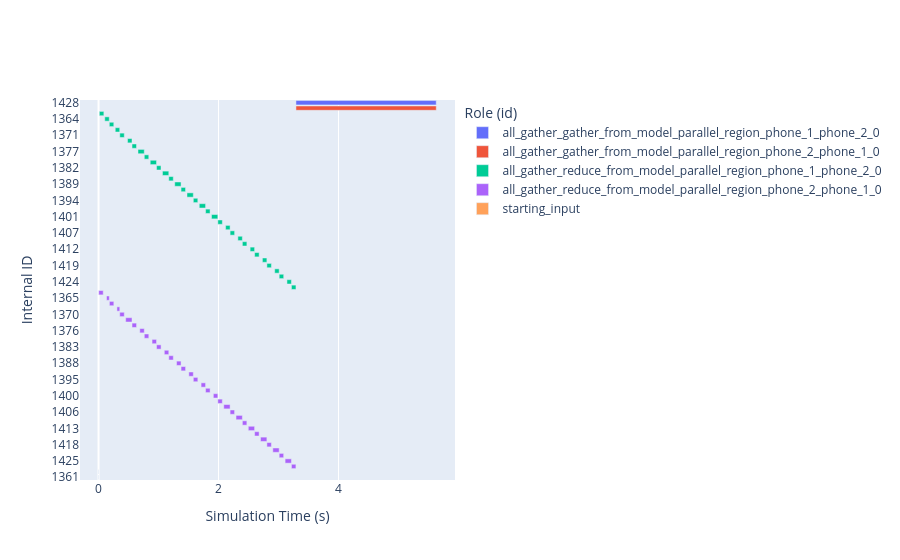

The notebook cell saved with this chart:
### Code cell
import json
import os
from typing import Dict, Any, List, Optional
import pandas as pd
from IPython.display import display

import plotly.express as px
import plotly.graph_objects as go

default_sample = """\
{"timestamp": 1759790081.822003, "device": "phone_2", "action": "idle", "time": 0.01679604311979629}
{"timestamp": 1759790081.822016, "time": 0.0799571066350519, "action": "transmit_end", "id": "all_gather_reduce_from_model_parallel_region_phone_1_phone_2_0", "internal_id": 1363, "duration": 0.07533652252252253}
{"timestamp": 1759790081.822017, "device": "phone_2", "action": "running", "time": 0.0799571066350519}
{"timestamp": 1759790081.846875, "time": 0.10479856463331555, "action": "transmit_start", "id": "all_gather_reduce_from_model_parallel_region_phone_2_phone_1_0", "internal_id": 1364, "size": 8286208.0}
{"timestamp": 1759790081.846889, "device": "phone_2", "action": "idle", "time": 0.1048207316385425}
{"timestamp": 1759790081.84691, "time": 0.09211773163821374, "action": "transmit_end", "id": "all_gather_reduce_from_model_parallel_region_phone_2_phone_1_0", "internal_id": 1362, "duration": 0.07533652252252253}
{"timestamp": 1759790081.846913, "device": "phone_1", "action": "running", "time": 0.09211773163821374}
{"timestamp": 1759790081.89344, "time": 0.13863189764794254, "action": "transmit_start", "id": "all_gather_reduce_from_model_parallel_region_phone_1_phone_2_0", "internal_id": 1365, "size": 8286208.0}
{"timestamp": 1759790081.8934531, "device": "phone_1", "action": "idle", "time": 0.1386457726371783}
{"timestamp": 1759790081.893468, "device": "phone_2", "action": "running", "time": 0.1048207316385425}
"""


def parse_src_dst(name: str) -> tuple[Optional[str], Optional[str]]:
    if not name:
        return None, None
    parts = name.split("_")
    try:
        idx = None
        for i in range(len(parts) - 1, -1, -1):
            if parts[i].isdigit():
                idx = i
                break
        if idx is None:
            return None, None

        def pop_name_num(j):
            if j - 1 >= 0 and parts[j - 1].isdigit() and j - 2 >= 0:
                return f"{parts[j - 2]}_{parts[j - 1]}", j - 2
            return parts[j - 1], j - 1

        dst, j = pop_name_num(idx)
        src, _ = pop_name_num(j)
        return src, dst
    except Exception:
        return None, None


def load_jsonl_or_sample(path: str) -> List[Dict[str, Any]]:
    events = []
    if os.path.exists(path):
        with open(path, "r") as f:
            for line in f:
                line = line.strip()
                if not line:
                    continue
                try:
                    events.append(json.loads(line))
                except json.JSONDecodeError:
                    continue
    if not events:
        events = [json.loads(line) for line in default_sample.strip().splitlines()]
    return events


events = load_jsonl_or_sample("../profile_out/event_log.jsonl")


starts: Dict[int, Dict[str, Any]] = {}
ends: Dict[int, Dict[str, Any]] = {}
meta: Dict[int, Dict[str, Any]] = {}

for ev in events:
    if not isinstance(ev, dict):
        continue
    action = ev.get("action", "")
    if not action.startswith("transmit_"):
        continue

    iid = ev.get("internal_id")
    if iid is None:
        continue

    if iid not in meta:
        meta[iid] = {}
    for k in ("id", "size"):
        if k in ev and k not in meta[iid]:
            meta[iid][k] = ev[k]

    if action == "transmit_start":
        starts[iid] = ev
    elif action == "transmit_end":
        ends[iid] = ev

rows = []
for iid, m in meta.items():
    s = starts.get(iid)
    e = ends.get(iid)

    name = m.get("id", f"internal_{iid}")
    size = m.get("size")
    src, dst = parse_src_dst(name)

    start_t = None
    end_t = None
    duration = None

    if s and "time" in s:
        start_t = float(s["time"])
    if e and "time" in e:
        end_t = float(e["time"])

    if s and "duration" in s:
        duration = float(s["duration"])
    if e and "duration" in e:
        duration = float(e["duration"])

    if start_t is not None and end_t is None and duration is not None:
        end_t = start_t + duration
    if end_t is not None and start_t is None and duration is not None:
        start_t = end_t - duration

    if (start_t is None or end_t is None) and e and ("time" in e) and ("duration" in e):
        end_t = float(e["time"])
        start_t = end_t - float(e["duration"])

    if start_t is None or end_t is None:
        continue

    rows.append(
        {
            "internal_id": iid,
            "name": name,
            "start": start_t,
            "end": end_t,
            "duration_s": end_t - start_t,
            "size_bytes": float(size) if size is not None else None,
            "src": src,
            "dst": dst,
        }
    )

df = pd.DataFrame(rows).sort_values(by=["start", "end", "internal_id"]).reset_index(drop=True)
df["internal_id_str"] = df["internal_id"].astype(str)
df["start"] = pd.to_numeric(df["start"], errors="coerce")
df["end"] = pd.to_numeric(df["end"], errors="coerce")

if df.empty:
    print("No intervals could be built from transmit events (need transmit_end with duration, or start+end pairs).")
else:
    fig = go.Figure()

    for name, dfg in df.groupby("name"):
        fig.add_bar(
            orientation="h",
            y=dfg["internal_id_str"],
            x=dfg["duration_s"],      # bar width = duration
            base=dfg["start"],        # bar start position
            name=name,
            hovertext=dfg.apply(
                lambda r: f"{r['name']}<br>ID:{r['internal_id']}<br>"
                        f"start:{r['start']:.6f}s <br>"
                        f"end:{r['end']:.6f}s<br>"
                        f"dur:{r['duration_s']:.6f}s <br>"
                        f"[src:{r['src']}] - [dst:{r['dst']}]<br>"
                        f"size: {r['size_bytes'] / 1024:.2f} KB" if r['size_bytes'] is not None else "size: N/A",
                axis=1,
            ),
            hoverinfo="text",
        )

    fig.update_yaxes(autorange="reversed", title="Internal ID")
    fig.update_xaxes(title="Simulation Time (s)", type="linear", rangeslider_visible=False)
    fig.update_layout(barmode="overlay", hovermode="closest", legend_title_text="Role (id)")
    display(fig)

### Figure 1 — Plotly figure (JSON) as saved in the notebook; plotly's stock layout.template omitted (floating-point values rounded to 4 significant figures)
{"data": [{"base": [3.29], "hoverinfo": "text", "hovertext": ["all_gather_gather_from_model_parallel_region_phone_1_phone_2_0<br>ID:1428<br>start:3.290174s <br>end:5.628010s<br>dur:2.337836s <br>[src:phone_1] - [dst:phone_2]<br>size: 253380.75 KB"], "name": "all_gather_gather_from_model_parallel_region_phone_1_phone_2_0", "orientation": "h", "type": "bar", "x": [2.338], "y": ["1428"]}, {"base": [3.291], "hoverinfo": "text", "hovertext": ["all_gather_gather_from_model_parallel_region_phone_2_phone_1_0<br>ID:1429<br>start:3.290508s <br>end:5.628355s<br>dur:2.337847s <br>[src:phone_2] - [dst:phone_1]<br>size: 253380.75 KB"], "name": "all_gather_gather_from_model_parallel_region_phone_2_phone_1_0", "orientation": "h", "type": "bar", "x": [2.338], "y": ["1429"]}, {"base": [0.01366, 0.1041, 0.1798, 0.2787, 0.3544, 0.4835, 0.5584, 0.6573, 0.7626, 0.8614, 0.967, 1.066, 1.171, 1.27, 1.375, 1.474, 1.58, 1.679, 1.784, 1.883, 1.988, 2.118, 2.193, 2.322, 2.397, 2.527, 2.601, 2.731, 2.806, 2.936, 3.011, 3.14, 3.215], "hoverinfo": "text", "hovertext": ["all_gather_reduce_from_model_parallel_region_phone_1_phone_2_0<br>ID:1362<br>start:0.013663s <br>end:0.088999s<br>dur:0.075337s <br>[src:phone_1] - [dst:phone_2]<br>size: 8092.00 KB", "all_gather_reduce_from_model_parallel_region_phone_1_phone_2_0<br>ID:1364<br>start:0.104142s <br>end:0.178824s<br>dur:0.074682s <br>[src:phone_1] - [dst:phone_2]<br>size: 8092.00 KB", "all_gather_reduce_from_model_parallel_region_phone_1_phone_2_0<br>ID:1367<br>start:0.179783s <br>end:0.254443s<br>dur:0.074660s <br>[src:phone_1] - [dst:phone_2]<br>size: 8092.00 KB", "all_gather_reduce_from_model_parallel_region_phone_1_phone_2_0<br>ID:1369<br>start:0.278729s <br>end:0.353397s<br>dur:0.074668s <br>[src:phone_1] - [dst:phone_2]<br>size: 8092.00 KB", "all_gather_reduce_from_model_parallel_region_phone_1_phone_2_0<br>ID:1371<br>start:0.354444s <br>end:0.429115s<br>dur:0.074671s <br>[src:phone_1] - [dst:phone_2]<br>size: 8092.00 KB", "all_gather_reduce_from_model_parallel_region_phone_1_phone_2_0<br>ID:1372<br>start:0.483498s <br>end:0.558184s<br>dur:0.074685s <br>[src:phone_1] - [dst:phone_2]<br>size: 8092.00 KB", "all_gather_reduce_from_model_parallel_region_phone_1_phone_2_0<br>ID:1375<br>start:0.558398s <br>end:0.633087s<br>dur:0.074689s <br>[src:phone_1] - [dst:phone_2]<br>size: 8092.00 KB", "all_gather_reduce_from_model_parallel_region_phone_1_phone_2_0<br>ID:1377<br>start:0.657275s <br>end:0.762426s<br>dur:0.105150s <br>[src:phone_1] - [dst:phone_2]<br>size: 8092.00 KB", "all_gather_reduce_from_model_parallel_region_phone_1_phone_2_0<br>ID:1378<br>start:0.762630s <br>end:0.837309s<br>dur:0.074679s <br>[src:phone_1] - [dst:phone_2]<br>size: 8092.00 KB", "all_gather_reduce_from_model_parallel_region_phone_1_phone_2_0<br>ID:1381<br>start:0.861450s <br>end:0.966751s<br>dur:0.105301s <br>[src:phone_1] - [dst:phone_2]<br>size: 8092.00 KB", "all_gather_reduce_from_model_parallel_region_phone_1_phone_2_0<br>ID:1382<br>start:0.966958s <br>end:1.041620s<br>dur:0.074661s <br>[src:phone_1] - [dst:phone_2]<br>size: 8092.00 KB", "all_gather_reduce_from_model_parallel_region_phone_1_phone_2_0<br>ID:1385<br>start:1.065857s <br>end:1.170985s<br>dur:0.105128s <br>[src:phone_1] - [dst:phone_2]<br>size: 8092.00 KB", "all_gather_reduce_from_model_parallel_region_phone_1_phone_2_0<br>ID:1386<br>start:1.171183s <br>end:1.245843s<br>dur:0.074660s <br>[src:phone_1] - [dst:phone_2]<br>size: 8092.00 KB", "all_gather_reduce_from_model_parallel_region_phone_1_phone_2_0<br>ID:1389<br>start:1.270059s <br>end:1.375249s<br>dur:0.105190s <br>[src:phone_1] - [dst:phone_2]<br>size: 8092.00 KB", "all_gather_reduce_from_model_parallel_region_phone_1_phone_2_0<br>ID:1390<br>start:1.375465s <br>end:1.450128s<br>dur:0.074662s <br>[src:phone_1] - [dst:phone_2]<br>size: 8092.00 KB", "all_gather_reduce_from_model_parallel_region_phone_1_phone_2_0<br>ID:1393<br>start:1.474207s <br>end:1.579661s<br>dur:0.105454s <br>[src:phone_1] - [dst:phone_2]<br>size: 8092.00 KB", "all_gather_reduce_from_model_parallel_region_phone_1_phone_2_0<br>ID:1394<br>start:1.579853s <br>end:1.654515s<br>dur:0.074662s <br>[src:phone_1] - [dst:phone_2]<br>size: 8092.00 KB", "all_gather_reduce_from_model_parallel_region_phone_1_phone_2_0<br>ID:1397<br>start:1.678712s <br>end:1.783951s<br>dur:0.105239s <br>[src:phone_1] - [dst:phone_2]<br>size: 8092.00 KB", "all_gather_reduce_from_model_parallel_region_phone_1_phone_2_0<br>ID:1398<br>start:1.784137s <br>end:1.858805s<br>dur:0.074668s <br>[src:phone_1] - [dst:phone_2]<br>size: 8092.00 KB", "all_gather_reduce_from_model_parallel_region_phone_1_phone_2_0<br>ID:1401<br>start:1.883108s <br>end:1.988213s<br>dur:0.105105s <br>[src:phone_1] - [dst:phone_2]<br>size: 8092.00 KB", "all_gather_reduce_from_model_parallel_region_phone_1_phone_2_0<br>ID:1402<br>start:1.988413s <br>end:2.063747s<br>dur:0.075333s <br>[src:phone_1] - [dst:phone_2]<br>size: 8092.00 KB", "all_gather_reduce_from_model_parallel_region_phone_1_phone_2_0<br>ID:1404<br>start:2.117869s <br>end:2.192529s<br>dur:0.074660s <br>[src:phone_1] - [dst:phone_2]<br>size: 8092.00 KB", "all_gather_reduce_from_model_parallel_region_phone_1_phone_2_0<br>ID:1407<br>start:2.192739s <br>end:2.268058s<br>dur:0.075319s <br>[src:phone_1] - [dst:phone_2]<br>size: 8092.00 KB", "all_gather_reduce_from_model_parallel_region_phone_1_phone_2_0<br>ID:1408<br>start:2.322329s <br>end:2.396990s<br>dur:0.074661s <br>[src:phone_1] - [dst:phone_2]<br>size: 8092.00 KB", "all_gather_reduce_from_model_parallel_region_phone_1_phone_2_0<br>ID:1411<br>start:2.397179s <br>end:2.472507s<br>dur:0.075328s <br>[src:phone_1] - [dst:phone_2]<br>size: 8092.00 KB", "all_gather_reduce_from_model_parallel_region_phone_1_phone_2_0<br>ID:1412<br>start:2.526593s <br>end:2.601251s<br>dur:0.074658s <br>[src:phone_1] - [dst:phone_2]<br>size: 8092.00 KB", "all_gather_reduce_from_model_parallel_region_phone_1_phone_2_0<br>ID:1415<br>start:2.601455s <br>end:2.676769s<br>dur:0.075314s <br>[src:phone_1] - [dst:phone_2]<br>size: 8092.00 KB", "all_gather_reduce_from_model_parallel_region_phone_1_phone_2_0<br>ID:1416<br>start:2.730982s <br>end:2.805643s<br>dur:0.074661s <br>[src:phone_1] - [dst:phone_2]<br>size: 8092.00 KB", "all_gather_reduce_from_model_parallel_region_phone_1_phone_2_0<br>ID:1419<br>start:2.805833s <br>end:2.881162s<br>dur:0.075329s <br>[src:phone_1] - [dst:phone_2]<br>size: 8092.00 KB", "all_gather_reduce_from_model_parallel_region_phone_1_phone_2_0<br>ID:1420<br>start:2.935807s <br>end:3.010465s<br>dur:0.074658s <br>[src:phone_1] - [dst:phone_2]<br>size: 8092.00 KB", "all_gather_reduce_from_model_parallel_region_phone_1_phone_2_0<br>ID:1423<br>start:3.010667s <br>end:3.085981s<br>dur:0.075314s <br>[src:phone_1] - [dst:phone_2]<br>size: 8092.00 KB", "all_gather_reduce_from_model_parallel_region_phone_1_phone_2_0<br>ID:1424<br>start:3.140131s <br>end:3.214792s<br>dur:0.074660s <br>[src:phone_1] - [dst:phone_2]<br>size: 8092.00 KB", "all_gather_reduce_from_model_parallel_region_phone_1_phone_2_0<br>ID:1427<br>start:3.214975s <br>end:3.290306s<br>dur:0.075331s <br>[src:phone_1] - [dst:phone_2]<br>size: 8092.00 KB"], "name": "all_gather_reduce_from_model_parallel_region_phone_1_phone_2_0", "orientation": "h", "type": "bar", "x": [0.07534, 0.07468, 0.07466, 0.07467, 0.07467, 0.07469, 0.07469, 0.1052, 0.07468, 0.1053, 0.07466, 0.1051, 0.07466, 0.1052, 0.07466, 0.1055, 0.07466, 0.1052, 0.07467, 0.1051, 0.07533, 0.07466, 0.07532, 0.07466, 0.07533, 0.07466, 0.07531, 0.07466, 0.07533, 0.07466, 0.07531, 0.07466, 0.07533], "y": ["1362", "1364", "1367", "1369", "1371", "1372", "1375", "1377", "1378", "1381", "1382", "1385", "1386", "1389", "1390", "1393", "1394", "1397", "1398", "1401", "1402", "1404", "1407", "1408", "1411", "1412", "1415", "1416", "1419", "1420", "1423", "1424", "1427"]}, {"base": [0.003734, 0.133, 0.1816, 0.3067, 0.3538, 0.4525, 0.5584, 0.6878, 0.7627, 0.8921, 0.967, 1.096, 1.171, 1.301, 1.375, 1.505, 1.58, 1.709, 1.784, 1.914, 1.988, 2.087, 2.193, 2.292, 2.397, 2.496, 2.601, 2.7, 2.806, 2.905, 3.011, 3.11, 3.215], "hoverinfo": "text", "hovertext": ["all_gather_reduce_from_model_parallel_region_phone_2_phone_1_0<br>ID:1363<br>start:0.003734s <br>end:0.078396s<br>dur:0.074663s <br>[src:phone_2] - [dst:phone_1]<br>size: 8092.00 KB", "all_gather_reduce_from_model_parallel_region_phone_2_phone_1_0<br>ID:1365<br>start:0.133042s <br>end:0.179479s<br>dur:0.046436s <br>[src:phone_2] - [dst:phone_1]<br>size: 8092.00 KB", "all_gather_reduce_from_model_parallel_region_phone_2_phone_1_0<br>ID:1366<br>start:0.181598s <br>end:0.255119s<br>dur:0.073521s <br>[src:phone_2] - [dst:phone_1]<br>size: 8092.00 KB", "all_gather_reduce_from_model_parallel_region_phone_2_phone_1_0<br>ID:1368<br>start:0.306651s <br>end:0.354065s<br>dur:0.047414s <br>[src:phone_2] - [dst:phone_1]<br>size: 8092.00 KB", "all_gather_reduce_from_model_parallel_region_phone_2_phone_1_0<br>ID:1370<br>start:0.353778s <br>end:0.429107s<br>dur:0.075329s <br>[src:phone_2] - [dst:phone_1]<br>size: 8092.00 KB", "all_gather_reduce_from_model_parallel_region_phone_2_phone_1_0<br>ID:1373<br>start:0.452490s <br>end:0.558184s<br>dur:0.105694s <br>[src:phone_2] - [dst:phone_1]<br>size: 8092.00 KB", "all_gather_reduce_from_model_parallel_region_phone_2_phone_1_0<br>ID:1374<br>start:0.558427s <br>end:0.633734s<br>dur:0.075308s <br>[src:phone_2] - [dst:phone_1]<br>size: 8092.00 KB", "all_gather_reduce_from_model_parallel_region_phone_2_phone_1_0<br>ID:1376<br>start:0.687764s <br>end:0.762426s<br>dur:0.074661s <br>[src:phone_2] - [dst:phone_1]<br>size: 8092.00 KB", "all_gather_reduce_from_model_parallel_region_phone_2_phone_1_0<br>ID:1379<br>start:0.762652s <br>end:0.837966s<br>dur:0.075314s <br>[src:phone_2] - [dst:phone_1]<br>size: 8092.00 KB", "all_gather_reduce_from_model_parallel_region_phone_2_phone_1_0<br>ID:1380<br>start:0.892085s <br>end:0.966751s<br>dur:0.074665s <br>[src:phone_2] - [dst:phone_1]<br>size: 8092.00 KB", "all_gather_reduce_from_model_parallel_region_phone_2_phone_1_0<br>ID:1383<br>start:0.966962s <br>end:1.042295s<br>dur:0.075333s <br>[src:phone_2] - [dst:phone_1]<br>size: 8092.00 KB", "all_gather_reduce_from_model_parallel_region_phone_2_phone_1_0<br>ID:1384<br>start:1.096323s <br>end:1.170985s<br>dur:0.074661s <br>[src:phone_2] - [dst:phone_1]<br>size: 8092.00 KB", "all_gather_reduce_from_model_parallel_region_phone_2_phone_1_0<br>ID:1387<br>start:1.171185s <br>end:1.246519s<br>dur:0.075334s <br>[src:phone_2] - [dst:phone_1]<br>size: 8092.00 KB", "all_gather_reduce_from_model_parallel_region_phone_2_phone_1_0<br>ID:1388<br>start:1.300588s <br>end:1.375249s<br>dur:0.074661s <br>[src:phone_2] - [dst:phone_1]<br>size: 8092.00 KB", "all_gather_reduce_from_model_parallel_region_phone_2_phone_1_0<br>ID:1391<br>start:1.375471s <br>end:1.450802s<br>dur:0.075331s <br>[src:phone_2] - [dst:phone_1]<br>size: 8092.00 KB", "all_gather_reduce_from_model_parallel_region_phone_2_phone_1_0<br>ID:1392<br>start:1.504996s <br>end:1.579661s<br>dur:0.074665s <br>[src:phone_2] - [dst:phone_1]<br>size: 8092.00 KB", "all_gather_reduce_from_model_parallel_region_phone_2_phone_1_0<br>ID:1395<br>start:1.579858s <br>end:1.655189s<br>dur:0.075331s <br>[src:phone_2] - [dst:phone_1]<br>size: 8092.00 KB", "all_gather_reduce_from_model_parallel_region_phone_2_phone_1_0<br>ID:1396<br>start:1.709290s <br>end:1.783951s<br>dur:0.074661s <br>[src:phone_2] - [dst:phone_1]<br>size: 8092.00 KB", "all_gather_reduce_from_model_parallel_region_phone_2_phone_1_0<br>ID:1399<br>start:1.784148s <br>end:1.859474s<br>dur:0.075326s <br>[src:phone_2] - [dst:phone_1]<br>size: 8092.00 KB", "all_gather_reduce_from_model_parallel_region_phone_2_phone_1_0<br>ID:1400<br>start:1.913552s <br>end:1.988213s<br>dur:0.074661s <br>[src:phone_2] - [dst:phone_1]<br>size: 8092.00 KB", "all_gather_reduce_from_model_parallel_region_phone_2_phone_1_0<br>ID:1403<br>start:1.988410s <br>end:2.063071s<br>dur:0.074661s <br>[src:phone_2] - [dst:phone_1]<br>size: 8092.00 KB", "all_gather_reduce_from_model_parallel_region_phone_2_phone_1_0<br>ID:1405<br>start:2.087344s <br>end:2.192529s<br>dur:0.105186s <br>[src:phone_2] - [dst:phone_1]<br>size: 8092.00 KB", "all_gather_reduce_from_model_parallel_region_phone_2_phone_1_0<br>ID:1406<br>start:2.192722s <br>end:2.267397s<br>dur:0.074675s <br>[src:phone_2] - [dst:phone_1]<br>size: 8092.00 KB", "all_gather_reduce_from_model_parallel_region_phone_2_phone_1_0<br>ID:1409<br>start:2.291612s <br>end:2.396990s<br>dur:0.105379s <br>[src:phone_2] - [dst:phone_1]<br>size: 8092.00 KB", "all_gather_reduce_from_model_parallel_region_phone_2_phone_1_0<br>ID:1410<br>start:2.397170s <br>end:2.471836s<br>dur:0.074666s <br>[src:phone_2] - [dst:phone_1]<br>size: 8092.00 KB", "all_gather_reduce_from_model_parallel_region_phone_2_phone_1_0<br>ID:1413<br>start:2.496124s <br>end:2.601251s<br>dur:0.105127s <br>[src:phone_2] - [dst:phone_1]<br>size: 8092.00 KB", "all_gather_reduce_from_model_parallel_region_phone_2_phone_1_0<br>ID:1414<br>start:2.601432s <br>end:2.676112s<br>dur:0.074679s <br>[src:phone_2] - [dst:phone_1]<br>size: 8092.00 KB", "all_gather_reduce_from_model_parallel_region_phone_2_phone_1_0<br>ID:1417<br>start:2.700431s <br>end:2.805643s<br>dur:0.105212s <br>[src:phone_2] - [dst:phone_1]<br>size: 8092.00 KB", "all_gather_reduce_from_model_parallel_region_phone_2_phone_1_0<br>ID:1418<br>start:2.805826s <br>end:2.880491s<br>dur:0.074665s <br>[src:phone_2] - [dst:phone_1]<br>size: 8092.00 KB", "all_gather_reduce_from_model_parallel_region_phone_2_phone_1_0<br>ID:1421<br>start:2.904689s <br>end:3.010465s<br>dur:0.105775s <br>[src:phone_2] - [dst:phone_1]<br>size: 8092.00 KB", "all_gather_reduce_from_model_parallel_region_phone_2_phone_1_0<br>ID:1422<br>start:3.010645s <br>end:3.085324s<br>dur:0.074679s <br>[src:phone_2] - [dst:phone_1]<br>size: 8092.00 KB", "all_gather_reduce_from_model_parallel_region_phone_2_phone_1_0<br>ID:1425<br>start:3.109566s <br>end:3.214792s<br>dur:0.105226s <br>[src:phone_2] - [dst:phone_1]<br>size: 8092.00 KB", "all_gather_reduce_from_model_parallel_region_phone_2_phone_1_0<br>ID:1426<br>start:3.214970s <br>end:3.289633s<br>dur:0.074664s <br>[src:phone_2] - [dst:phone_1]<br>size: 8092.00 KB"], "name": "all_gather_reduce_from_model_parallel_region_phone_2_phone_1_0", "orientation": "h", "type": "bar", "x": [0.07466, 0.04644, 0.07352, 0.04741, 0.07533, 0.1057, 0.07531, 0.07466, 0.07531, 0.07467, 0.07533, 0.07466, 0.07533, 0.07466, 0.07533, 0.07466, 0.07533, 0.07466, 0.07533, 0.07466, 0.07466, 0.1052, 0.07467, 0.1054, 0.07467, 0.1051, 0.07468, 0.1052, 0.07466, 0.1058, 0.07468, 0.1052, 0.07466], "y": ["1363", "1365", "1366", "1368", "1370", "1373", "1374", "1376", "1379", "1380", "1383", "1384", "1387", "1388", "1391", "1392", "1395", "1396", "1399", "1400", "1403", "1405", "1406", "1409", "1410", "1413", "1414", "1417", "1418", "1421", "1422", "1425", "1426"]}, {"base": [0, 0], "hoverinfo": "text", "hovertext": ["starting_input<br>ID:1360<br>start:0.000000s <br>end:0.000000s<br>dur:0.000000s <br>[src:None] - [dst:None]<br>size: 0.00 KB", "starting_input<br>ID:1361<br>start:0.000000s <br>end:0.000000s<br>dur:0.000000s <br>[src:None] - [dst:None]<br>size: 0.00 KB"], "name": "starting_input", "orientation": "h", "type": "bar", "x": [1.126e-09, 2.252e-09], "y": ["1360", "1361"]}], "layout": {"barmode": "overlay", "hovermode": "closest", "legend": {"title": {"text": "Role (id)"}}, "xaxis": {"rangeslider": {"visible": false}, "title": {"text": "Simulation Time (s)"}, "type": "linear"}, "yaxis": {"autorange": "reversed", "title": {"text": "Internal ID"}}}}
